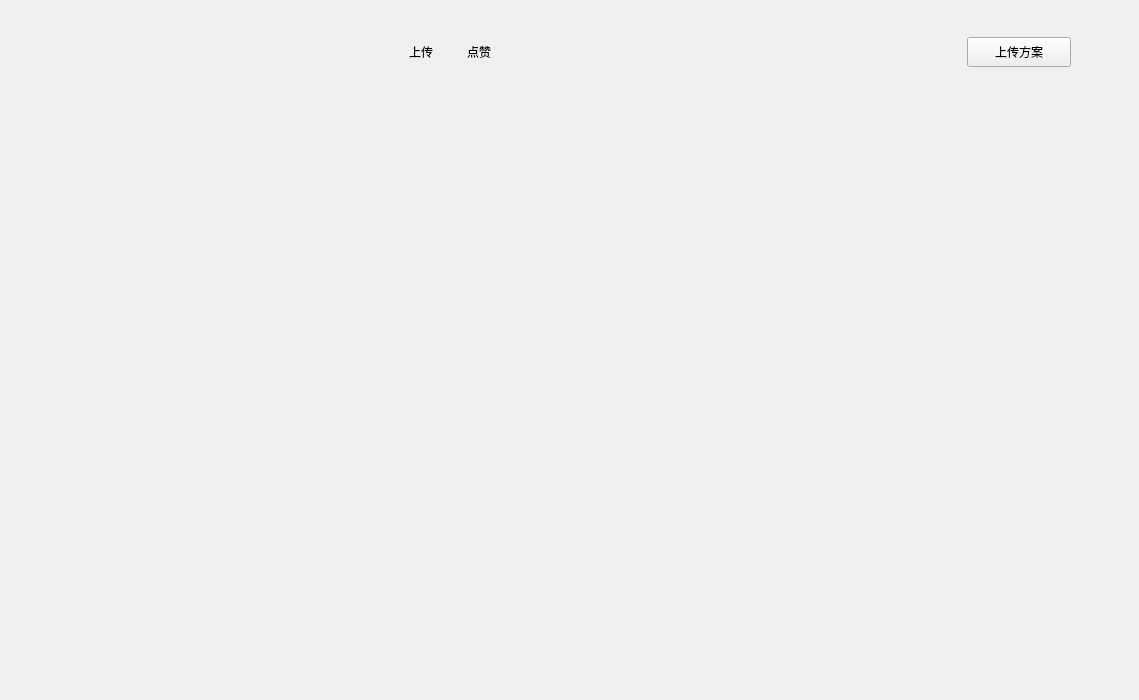
<?xml version="1.0" encoding="UTF-8"?>
<ui version="4.0">
 <class>PersonalCenterSettingsMainPage</class>
 <widget class="QWidget" name="PersonalCenterSettingsMainPage">
  <property name="geometry">
   <rect>
    <x>0</x>
    <y>0</y>
    <width>1139</width>
    <height>700</height>
   </rect>
  </property>
  <property name="minimumSize">
   <size>
    <width>1120</width>
    <height>636</height>
   </size>
  </property>
  <property name="windowTitle">
   <string>Form</string>
  </property>
  <layout class="QGridLayout" name="gridLayout">
   <property name="leftMargin">
    <number>34</number>
   </property>
   <property name="topMargin">
    <number>21</number>
   </property>
   <property name="rightMargin">
    <number>34</number>
   </property>
   <property name="bottomMargin">
    <number>35</number>
   </property>
   <property name="horizontalSpacing">
    <number>30</number>
   </property>
   <property name="verticalSpacing">
    <number>0</number>
   </property>
   <item row="0" column="0">
    <widget class="FrostedPanel" name="widget_user_info" native="true">
     <property name="minimumSize">
      <size>
       <width>332</width>
       <height>594</height>
      </size>
     </property>
     <property name="styleSheet">
      <string notr="true"/>
     </property>
     <layout class="QGridLayout" name="gridLayout_2">
      <property name="leftMargin">
       <number>0</number>
      </property>
      <property name="topMargin">
       <number>0</number>
      </property>
      <property name="rightMargin">
       <number>0</number>
      </property>
      <property name="bottomMargin">
       <number>0</number>
      </property>
      <property name="spacing">
       <number>0</number>
      </property>
     </layout>
    </widget>
   </item>
   <item row="0" column="1" colspan="2">
    <widget class="QWidget" name="widget_plans_settings" native="true">
     <property name="minimumSize">
      <size>
       <width>704</width>
       <height>594</height>
      </size>
     </property>
     <property name="styleSheet">
      <string notr="true"/>
     </property>
     <layout class="QGridLayout" name="gridLayout_3">
      <property name="leftMargin">
       <number>0</number>
      </property>
      <property name="topMargin">
       <number>0</number>
      </property>
      <property name="rightMargin">
       <number>0</number>
      </property>
      <property name="bottomMargin">
       <number>0</number>
      </property>
      <property name="spacing">
       <number>0</number>
      </property>
      <item row="0" column="0">
       <spacer name="verticalSpacer">
        <property name="orientation">
         <enum>Qt::Vertical</enum>
        </property>
        <property name="sizeType">
         <enum>QSizePolicy::Fixed</enum>
        </property>
        <property name="sizeHint" stdset="0">
         <size>
          <width>20</width>
          <height>16</height>
         </size>
        </property>
       </spacer>
      </item>
      <item row="3" column="0">
       <widget class="QStackedWidget" name="stackedWidget_plans">
        <property name="sizePolicy">
         <sizepolicy hsizetype="Preferred" vsizetype="Expanding">
          <horstretch>0</horstretch>
          <verstretch>0</verstretch>
         </sizepolicy>
        </property>
        <property name="minimumSize">
         <size>
          <width>0</width>
          <height>500</height>
         </size>
        </property>
        <widget class="QWidget" name="stackedWidget_plansPage_uploaded_01">
         <layout class="QGridLayout" name="gridLayout_4">
          <property name="leftMargin">
           <number>0</number>
          </property>
          <property name="topMargin">
           <number>0</number>
          </property>
          <property name="rightMargin">
           <number>0</number>
          </property>
          <property name="bottomMargin">
           <number>0</number>
          </property>
          <property name="spacing">
           <number>0</number>
          </property>
         </layout>
        </widget>
        <widget class="QWidget" name="stackedWidget_plansPage_Liked_02">
         <layout class="QGridLayout" name="gridLayout_5">
          <property name="leftMargin">
           <number>0</number>
          </property>
          <property name="topMargin">
           <number>0</number>
          </property>
          <property name="rightMargin">
           <number>0</number>
          </property>
          <property name="bottomMargin">
           <number>0</number>
          </property>
          <property name="spacing">
           <number>0</number>
          </property>
         </layout>
        </widget>
       </widget>
      </item>
      <item row="4" column="0">
       <widget class="QWidget" name="widget_refresh_wait_icon" native="true">
        <property name="minimumSize">
         <size>
          <width>0</width>
          <height>50</height>
         </size>
        </property>
       </widget>
      </item>
      <item row="1" column="0">
       <layout class="QHBoxLayout" name="horizontalLayout_2">
        <property name="spacing">
         <number>0</number>
        </property>
        <item>
         <spacer name="horizontalSpacer_2">
          <property name="orientation">
           <enum>Qt::Horizontal</enum>
          </property>
          <property name="sizeType">
           <enum>QSizePolicy::Fixed</enum>
          </property>
          <property name="sizeHint" stdset="0">
           <size>
            <width>6</width>
            <height>20</height>
           </size>
          </property>
         </spacer>
        </item>
        <item>
         <widget class="QPushButton" name="pushButton_2">
          <property name="sizePolicy">
           <sizepolicy hsizetype="Minimum" vsizetype="Fixed">
            <horstretch>0</horstretch>
            <verstretch>0</verstretch>
           </sizepolicy>
          </property>
          <property name="minimumSize">
           <size>
            <width>28</width>
            <height>23</height>
           </size>
          </property>
          <property name="maximumSize">
           <size>
            <width>16777215</width>
            <height>23</height>
           </size>
          </property>
          <property name="styleSheet">
           <string notr="true">border: none;</string>
          </property>
          <property name="text">
           <string>上传</string>
          </property>
         </widget>
        </item>
        <item>
         <spacer name="horizontalSpacer_4">
          <property name="orientation">
           <enum>Qt::Horizontal</enum>
          </property>
          <property name="sizeType">
           <enum>QSizePolicy::Fixed</enum>
          </property>
          <property name="sizeHint" stdset="0">
           <size>
            <width>30</width>
            <height>20</height>
           </size>
          </property>
         </spacer>
        </item>
        <item>
         <widget class="QPushButton" name="pushButton_3">
          <property name="sizePolicy">
           <sizepolicy hsizetype="Fixed" vsizetype="Fixed">
            <horstretch>0</horstretch>
            <verstretch>0</verstretch>
           </sizepolicy>
          </property>
          <property name="minimumSize">
           <size>
            <width>28</width>
            <height>23</height>
           </size>
          </property>
          <property name="maximumSize">
           <size>
            <width>28</width>
            <height>23</height>
           </size>
          </property>
          <property name="styleSheet">
           <string notr="true">border: none;</string>
          </property>
          <property name="text">
           <string>点赞</string>
          </property>
         </widget>
        </item>
        <item>
         <spacer name="horizontalSpacer">
          <property name="orientation">
           <enum>Qt::Horizontal</enum>
          </property>
          <property name="sizeType">
           <enum>QSizePolicy::Expanding</enum>
          </property>
          <property name="sizeHint" stdset="0">
           <size>
            <width>40</width>
            <height>20</height>
           </size>
          </property>
         </spacer>
        </item>
        <item>
         <widget class="QPushButton" name="pushButton_upload_plan">
          <property name="sizePolicy">
           <sizepolicy hsizetype="Fixed" vsizetype="Fixed">
            <horstretch>0</horstretch>
            <verstretch>0</verstretch>
           </sizepolicy>
          </property>
          <property name="minimumSize">
           <size>
            <width>104</width>
            <height>30</height>
           </size>
          </property>
          <property name="text">
           <string>上传方案</string>
          </property>
         </widget>
        </item>
        <item>
         <spacer name="horizontalSpacer_3">
          <property name="orientation">
           <enum>Qt::Horizontal</enum>
          </property>
          <property name="sizeType">
           <enum>QSizePolicy::Fixed</enum>
          </property>
          <property name="sizeHint" stdset="0">
           <size>
            <width>34</width>
            <height>20</height>
           </size>
          </property>
         </spacer>
        </item>
       </layout>
      </item>
      <item row="2" column="0">
       <spacer name="verticalSpacer_2">
        <property name="orientation">
         <enum>Qt::Vertical</enum>
        </property>
        <property name="sizeType">
         <enum>QSizePolicy::Fixed</enum>
        </property>
        <property name="sizeHint" stdset="0">
         <size>
          <width>20</width>
          <height>17</height>
         </size>
        </property>
       </spacer>
      </item>
     </layout>
    </widget>
   </item>
  </layout>
 </widget>
 <customwidgets>
  <customwidget>
   <class>FrostedPanel</class>
   <extends>QWidget</extends>
   <header>modules/Common/FrostedPanel.h</header>
   <container>1</container>
  </customwidget>
 </customwidgets>
 <resources/>
 <connections/>
</ui>
